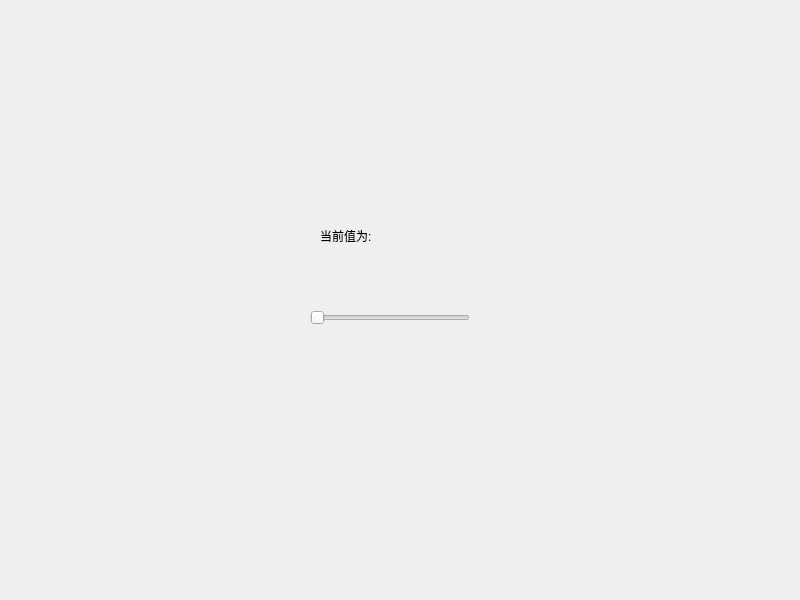
<?xml version="1.0" encoding="UTF-8"?>
<ui version="4.0">
 <class>Widget</class>
 <widget class="QWidget" name="Widget">
  <property name="geometry">
   <rect>
    <x>0</x>
    <y>0</y>
    <width>800</width>
    <height>600</height>
   </rect>
  </property>
  <property name="windowTitle">
   <string>Widget</string>
  </property>
  <widget class="QSlider" name="horizontalSlider">
   <property name="geometry">
    <rect>
     <x>310</x>
     <y>310</y>
     <width>160</width>
     <height>16</height>
    </rect>
   </property>
   <property name="orientation">
    <enum>Qt::Horizontal</enum>
   </property>
  </widget>
  <widget class="QLabel" name="label">
   <property name="geometry">
    <rect>
     <x>320</x>
     <y>210</y>
     <width>161</width>
     <height>51</height>
    </rect>
   </property>
   <property name="text">
    <string>当前值为: </string>
   </property>
  </widget>
 </widget>
 <resources/>
 <connections/>
</ui>
